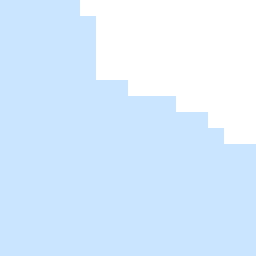

Source code (Python):
from PIL import Image
from PIL import ImageDraw

map = Image.open("./map.png");

def generatetile(TILEX, TILEY):
    image = Image.new('RGB', (256, 256), color='white')
    draw = ImageDraw.Draw(image)
    
    for y in range(16):
        for x in range(16):
            color = map.getpixel((TILEX * 16 + x, TILEY * 16 + y))
            
            draw.rectangle([(x * 16, y * 16), (x * 16 + 16, y * 16 + 16)], fill=color)

    return image
    
image = generatetile(150, 70)
image.save(f"testtile.png", "PNG")